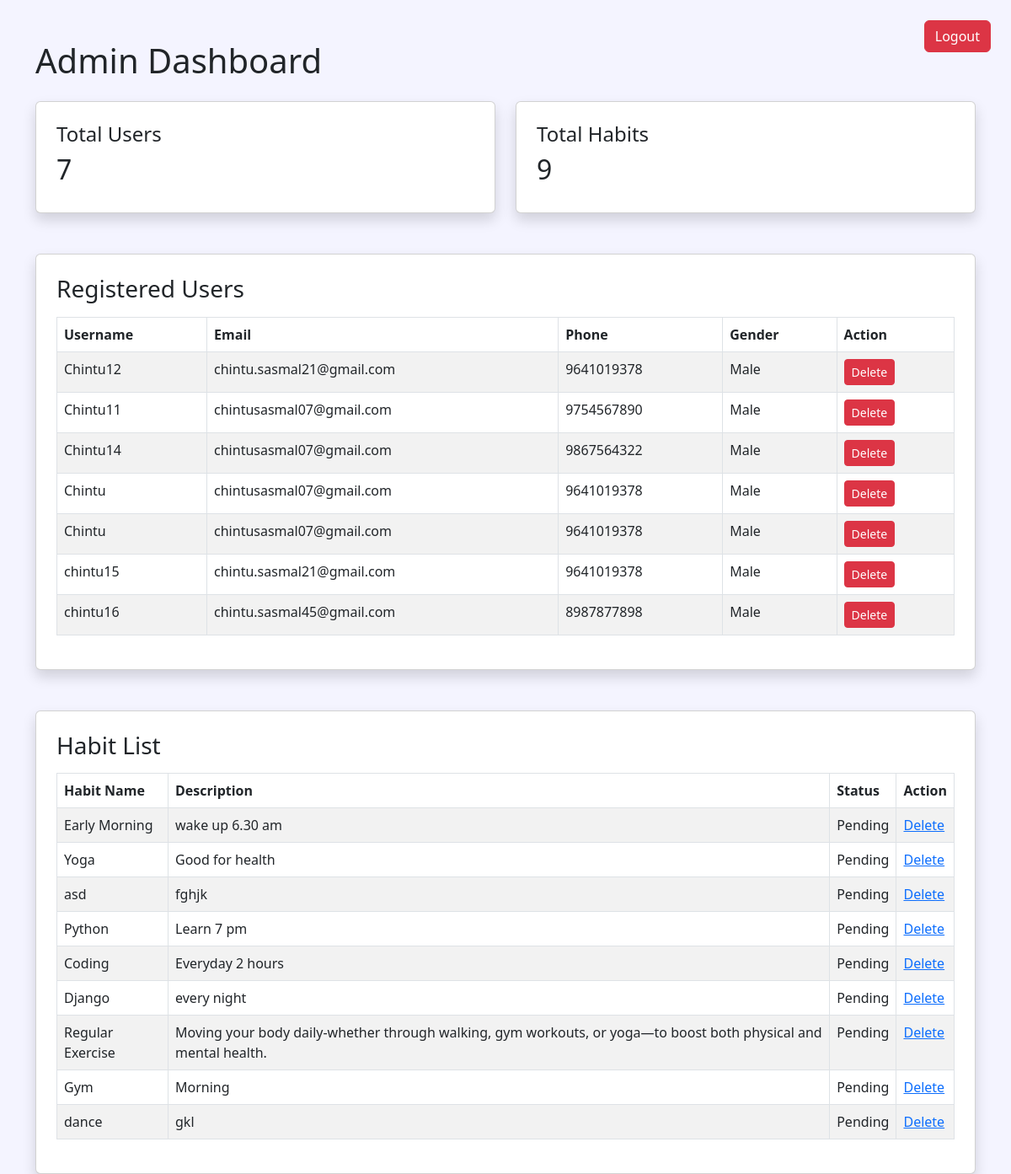
Before: /admin-dashboard/ (signed in) with the older database file.
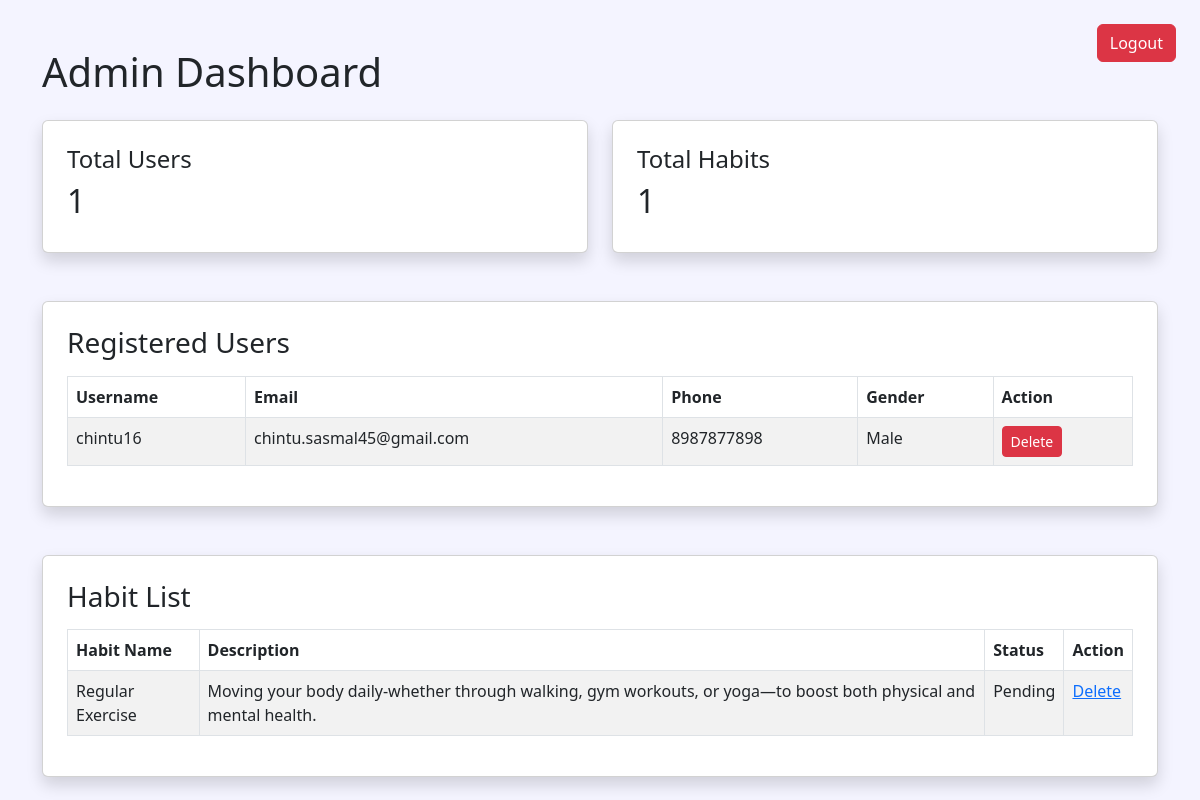
After: the same page with the newer database file.
### habits/models.py (models this page shows, shortened)
class Register(models.Model):
    username = models.CharField(max_length=100)
    email = models.EmailField()
    phone = models.CharField(max_length=15)
    gender = models.CharField(max_length=10)
    password = models.CharField(max_length=100)

class Habit(models.Model):
    user = models.ForeignKey(
        User,
        on_delete=models.CASCADE
    )
    name = models.CharField(
        max_length=200
    )
    description = models.TextField(
        blank=True
    )
    category = models.CharField(
    max_length=50,
    default="Health"
    )
    frequency = models.CharField(
    max_length=20,
    default="Daily"
    )
    reminder_time = models.TimeField(
    null=True,
    blank=True
    )
    status = models.CharField(
        max_length=20,
        choices=[
            ('Pending', 'Pending'),
            ('Completed', 'Completed'),
        ],
        default='Pending'
    )
    start_date = models.DateField()
    end_date = models.DateField( null=True,
    blank=True)

### habits/views.py (the view)
# urls.py: path('admin-dashboard/', views.admin_dashboard, name='admin_dashboard'),
@login_required(login_url='/admin-login/')
def admin_dashboard(request):
    total_users = Register.objects.count()
    total_habits = Habit.objects.count()
    habits = Habit.objects.all()
    users = Register.objects.all()
    context = {
        'total_users': total_users,
        'total_habits': total_habits,
        'habits': habits,
        'users': users,
    }
    return render(
        request,
        'habits/admin_dashboard.html',
        context
    )

### habits/templates/habits/admin_dashboard.html (shortened to what this page needs)
<!DOCTYPE html>
<html lang="en">
<head>
    <link href="https://cdn.jsdelivr.net/npm/bootstrap@5.3.0/dist/css/bootstrap.min.css"
          rel="stylesheet">
</head>
<body style="background:#f4f4ff;">
<div class="container mt-5">
    <div class="d-flex justify-content-between align-items-center mb-4">
        <h1 class="m-0">
            Admin Dashboard
        </h1>
        <a href="/logout/"
           class="btn btn-danger position-absolute top-0 end-0 m-4">
           Logout
        </a>
    </div>
    <div class="row mb-5">
        <div class="col-md-6">
            <div class="card p-4 shadow">
                <h4>Total Users</h4>
                <h2>{{ total_users }}</h2>
            </div>
        </div>
        <div class="col-md-6">
            <div class="card p-4 shadow">
                <h4>Total Habits</h4>
                <h2>{{ total_habits }}</h2>
            </div>
        </div>
    </div>
    <div class="card p-4 shadow mb-5">
        <h3 class="mb-3">
            Registered Users
        </h3>
        <table class="table table-bordered table-striped">
            <thead>
                <tr>
                    <th>Username</th>
                    <th>Email</th>
                    <th>Phone</th>
                    <th>Gender</th>
                    <th>Action</th>
                </tr>
            </thead>
            <tbody>
                {% for user in users %}
                <tr>
                    <td>{{ user.username }}</td>
                    <td>{{ user.email }}</td>
                    <td>{{ user.phone }}</td>
                    <td>{{ user.gender }}</td>
                    <td>
                     <a href="{% url 'delete_user' user.id %}"
   class="btn btn-danger btn-sm"
   onclick="return confirm('Are you sure you want to delete this user?')">
    Delete
</a>
                    </td>
                </tr>
                {% empty %}
                <tr>
                    <td colspan="4" class="text-center">
                        No Users Found
                    </td>
                </tr>
                {% endfor %}
            </tbody>
        </table>
    </div>
    <div class="card p-4 shadow">
        <h3 class="mb-3">
            Habit List
        </h3>
        <table class="table table-bordered table-striped">
            <thead>
                <tr>
                    <th>Habit Name</th>
                    <th>Description</th>
                    <th>Status</th>
                    <th>Action</th>
                </tr>
            </thead>
            <tbody>
                {% for habit in habits %}
                <tr>
                    <td>{{ habit.name }}</td>
                    <td>{{ habit.description }}</td>
                    <td>{{ habit.status }}</td>
                    <td>
                        <a href="{% url 'admin_delete_habit' habit.id %}">
                             Delete
                        </a>
                    </td>
                </tr>
                {% empty %}
                <tr>
                    <td colspan="4" class="text-center">
                        No Habits Found
                    </td>
                </tr>
                {% endfor %}
            </tbody>
        </table>
    </div>
</div>
</body>
</html>

Changed rows visible on the page:
removed Register: username "Chintu12", email "chintu.sasmal21@gmail.com", phone "9641019378", gender "Male"
removed Register: username "Chintu11", email "chintusasmal07@gmail.com", phone "9754567890", gender "Male"
removed Register: username "Chintu14", email "chintusasmal07@gmail.com", phone "9867564322", gender "Male"
removed Register: username "Chintu", email "chintusasmal07@gmail.com", phone "9641019378", gender "Male"
removed Register: username "Chintu", email "chintusasmal07@gmail.com", phone "9641019378", gender "Male"
removed Register: username "chintu15", email "chintu.sasmal21@gmail.com", phone "9641019378", gender "Male"
removed Habit: name "Early Morning", description "wake up 6.30 am", status "Pending"
removed Habit: name "Yoga", description "Good for health", status "Pending"
removed Habit: name "asd", description "fghjk", status "Pending"
removed Habit: name "Python", description "Learn 7 pm", status "Pending"
removed Habit: name "Coding", description "Everyday 2 hours", status "Pending"
removed Habit: name "Django", description "every night", status "Pending"
removed Habit: name "Gym", description "Morning", status "Pending"
removed Habit: name "dance", description "gkl", status "Pending"
Other visible differences:
{{ total_users }}: "7" → "1"
{{ total_habits }}: "9" → "1"
